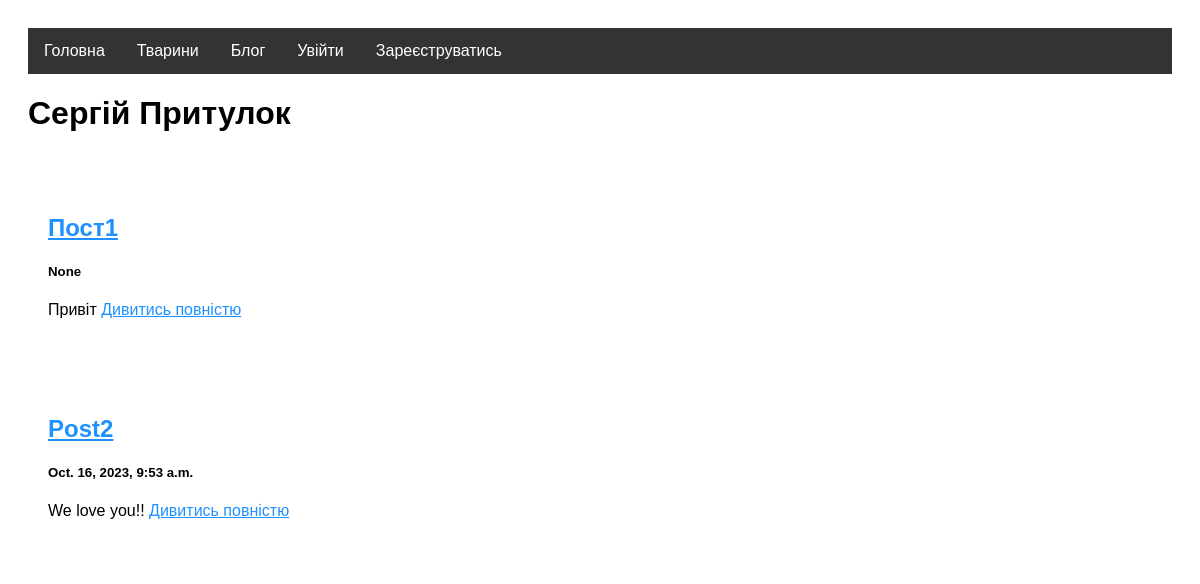
/blog/, run on an earlier commit of the app's database.
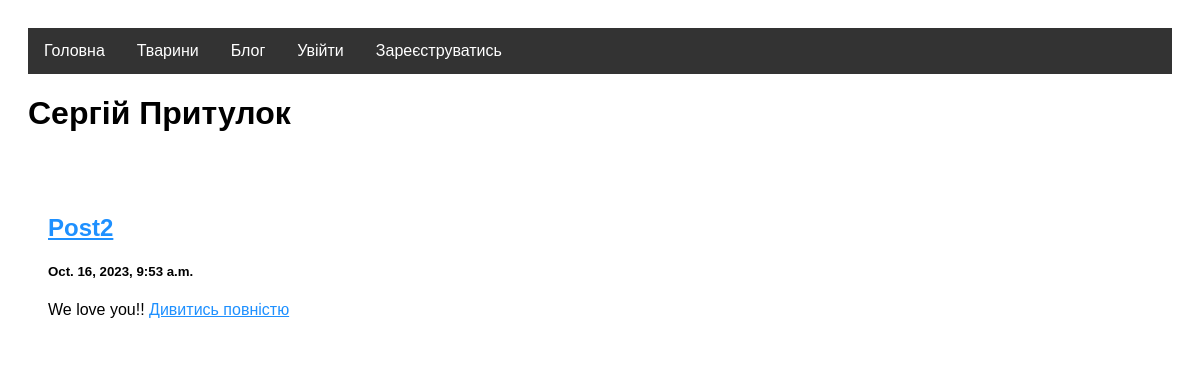
And on a later commit of the database.
### blog/models.py (models this page shows, shortened)
class BlogPost(models.Model):
    title = models.CharField(max_length=100)
    text = models.TextField()
    tag_id = models.ForeignKey(Tag, on_delete=models.CASCADE)
    date = models.DateTimeField(auto_now_add=True)

### blog/views.py (the view)
# urls.py: path('', views.get_all_posts, name='get_all_posts'),
def get_all_posts(request):
    tag_filter = request.GET.get("tag")
    if tag_filter:
        posts = blog.models.BlogPost.objects.all().filter(tag_id_id=tag_filter)
    else:
        posts = blog.models.BlogPost.objects.all()
    return render(request, 'blog/index.html', {'posts':posts})

### templates/blog/index.html
{% extends 'base.html' %}
{% block content %}
    <div class="row">
        <div class="leftcolumn">
            {% for post in posts %}
                <div class="card">
                   <a href="/blog/{{ post.id }}"> <h2>{{ post.title }}</h2>
                   </a>
                    <h5>{{ post.date }}</h5>
                    <p>
                        {{ post.text|truncatewords_html:20}}
                        <a href="/blog/{{ post.id }}">Дивитись повністю</a>
                    </p>
                </div>
            {% endfor %}
        </div>
    </div>
{% endblock %}

What changed in the data, as far as the page shows it:
removed BlogPost: title "Пост1", date "None", text "Привіт"
